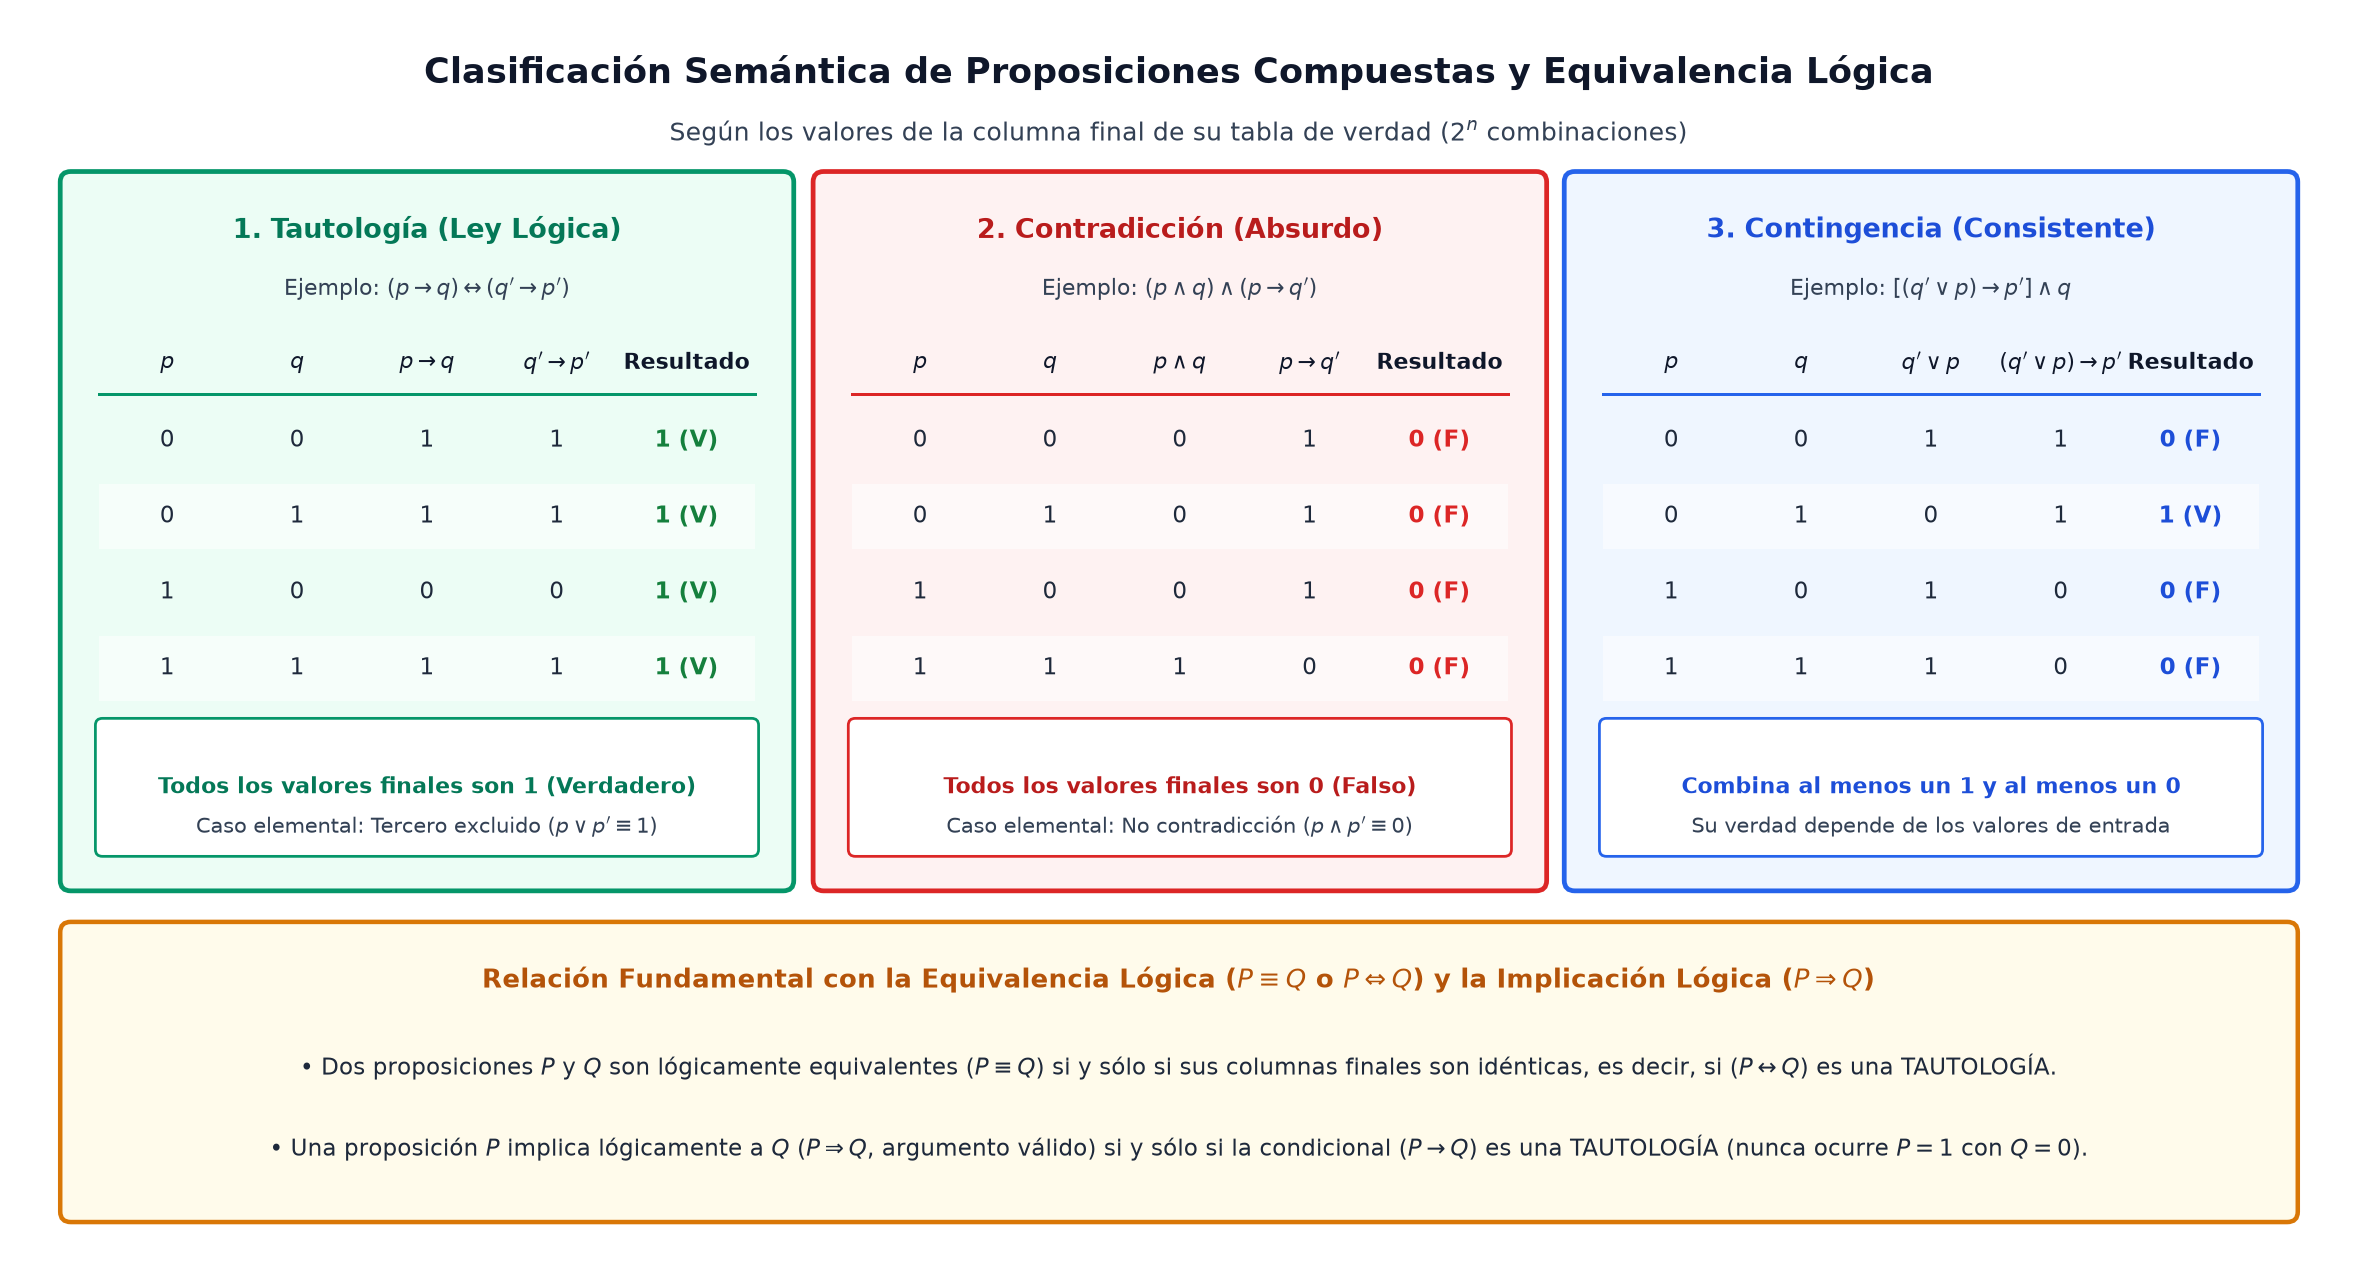

The script that saved this image:
import os
import matplotlib.pyplot as plt
import matplotlib.patches as patches


def draw_panel(ax, x, y, w, h, title, subtitle, headers, rows, footer, bg, border, title_col, badge_col):
    rect = patches.FancyBboxPatch(
        (x, y), w, h,
        boxstyle="round,pad=0.06",
        facecolor=bg, edgecolor=border, linewidth=1.9
    )
    ax.add_patch(rect)

    ax.text(x + w / 2, y + h - 0.28, title, ha='center', va='center', fontsize=10.8, fontweight='bold', color=title_col)
    ax.text(x + w / 2, y + h - 0.62, subtitle, ha='center', va='center', fontsize=8.8, color='#334155')

    # Table header
    n_cols = len(headers)
    col_w = (w - 0.36) / n_cols
    col_x = [x + 0.18 + col_w * (i + 0.5) for i in range(n_cols)]

    header_y = y + h - 1.05
    ax.plot([x + 0.16, x + w - 0.16], [header_y - 0.18, header_y - 0.18], color=border, linewidth=1.2)
    for cx, h_txt in zip(col_x, headers):
        ax.text(cx, header_y, h_txt, ha='center', va='center', fontsize=8.8, fontweight='bold', color='#0f172a')

    # Rows
    start_y = header_y - 0.45
    step_y = 0.44
    for r_i, row in enumerate(rows):
        ry = start_y - r_i * step_y
        if r_i % 2 == 1:
            band = patches.Rectangle((x + 0.16, ry - 0.19), w - 0.32, 0.38, facecolor='#ffffff', alpha=0.55, edgecolor='none')
            ax.add_patch(band)
        for c_i, (cx, val) in enumerate(zip(col_x, row)):
            is_last = (c_i == n_cols - 1)
            col = badge_col if is_last else '#1e293b'
            wt = 'bold' if is_last else 'normal'
            ax.text(cx, ry, val, ha='center', va='center', fontsize=9.2, fontweight=wt, color=col)

    # Footer box
    foot_rect = patches.FancyBboxPatch(
        (x + 0.18, y + 0.18), w - 0.36, 0.72,
        boxstyle="round,pad=0.04",
        facecolor='#ffffff', edgecolor=border, linewidth=1.1
    )
    ax.add_patch(foot_rect)
    ax.text(x + w / 2, y + 0.54, footer[0], ha='center', va='center', fontsize=8.7, fontweight='bold', color=title_col)
    ax.text(x + w / 2, y + 0.31, footer[1], ha='center', va='center', fontsize=8.3, color='#334155')


def main():
    fig, ax = plt.subplots(figsize=(13.2, 7.2), dpi=180)
    ax.set_xlim(0, 13.2)
    ax.set_ylim(0, 7.2)
    ax.axis('off')

    ax.text(
        6.6, 6.88,
        "Clasificación Semántica de Proposiciones Compuestas y Equivalencia Lógica",
        ha='center', va='center', fontsize=13.8, fontweight='bold', color='#0f172a'
    )
    ax.text(
        6.6, 6.53,
        r"Según los valores de la columna final de su tabla de verdad ($2^n$ combinaciones)",
        ha='center', va='center', fontsize=10.2, color='#334155'
    )

    # 1. Tautology
    draw_panel(
        ax, 0.3, 2.2, 4.05, 4.05,
        "1. Tautología (Ley Lógica)",
        r"Ejemplo: $(p \rightarrow q) \leftrightarrow (q' \rightarrow p')$",
        [r"$p$", r"$q$", r"$p \rightarrow q$", r"$q' \rightarrow p'$", "Resultado"],
        [
            ["0", "0", "1", "1", "1 (V)"],
            ["0", "1", "1", "1", "1 (V)"],
            ["1", "0", "0", "0", "1 (V)"],
            ["1", "1", "1", "1", "1 (V)"],
        ],
        [
            "Todos los valores finales son 1 (Verdadero)",
            r"Caso elemental: Tercero excluido $(p \vee p' \equiv 1)$"
        ],
        '#ecfdf5', '#059669', '#047857', '#15803d'
    )

    # 2. Contradiction
    draw_panel(
        ax, 4.58, 2.2, 4.05, 4.05,
        "2. Contradicción (Absurdo)",
        r"Ejemplo: $(p \wedge q) \wedge (p \rightarrow q')$",
        [r"$p$", r"$q$", r"$p \wedge q$", r"$p \rightarrow q'$", "Resultado"],
        [
            ["0", "0", "0", "1", "0 (F)"],
            ["0", "1", "0", "1", "0 (F)"],
            ["1", "0", "0", "1", "0 (F)"],
            ["1", "1", "1", "0", "0 (F)"],
        ],
        [
            "Todos los valores finales son 0 (Falso)",
            r"Caso elemental: No contradicción $(p \wedge p' \equiv 0)$"
        ],
        '#fef2f2', '#dc2626', '#b91c1c', '#dc2626'
    )

    # 3. Contingency
    draw_panel(
        ax, 8.85, 2.2, 4.05, 4.05,
        "3. Contingencia (Consistente)",
        r"Ejemplo: $[(q' \vee p) \rightarrow p'] \wedge q$",
        [r"$p$", r"$q$", r"$q' \vee p$", r"$(q' \vee p)\rightarrow p'$", "Resultado"],
        [
            ["0", "0", "1", "1", "0 (F)"],
            ["0", "1", "0", "1", "1 (V)"],
            ["1", "0", "1", "0", "0 (F)"],
            ["1", "1", "1", "0", "0 (F)"],
        ],
        [
            "Combina al menos un 1 y al menos un 0",
            "Su verdad depende de los valores de entrada"
        ],
        '#eff6ff', '#2563eb', '#1d4ed8', '#1d4ed8'
    )

    # Bottom banner: Logical Equivalence & Implication connection
    bot = patches.FancyBboxPatch(
        (0.3, 0.28), 12.6, 1.62,
        boxstyle="round,pad=0.06",
        facecolor='#fffbeb', edgecolor='#d97706', linewidth=1.8
    )
    ax.add_patch(bot)
    ax.text(
        6.6, 1.62,
        r"Relación Fundamental con la Equivalencia Lógica ($P \equiv Q$ o $P \Leftrightarrow Q$) y la Implicación Lógica ($P \Rightarrow Q$)",
        ha='center', va='center', fontsize=10.6, fontweight='bold', color='#b45309'
    )
    ax.text(
        6.6, 1.12,
        r"• Dos proposiciones $P$ y $Q$ son lógicamente equivalentes ($P \equiv Q$) si y sólo si sus columnas finales son idénticas, es decir, si $(P \leftrightarrow Q)$ es una TAUTOLOGÍA.",
        ha='center', va='center', fontsize=9.3, color='#1e293b'
    )
    ax.text(
        6.6, 0.65,
        r"• Una proposición $P$ implica lógicamente a $Q$ ($P \Rightarrow Q$, argumento válido) si y sólo si la condicional $(P \rightarrow Q)$ es una TAUTOLOGÍA (nunca ocurre $P=1$ con $Q=0$).",
        ha='center', va='center', fontsize=9.3, color='#1e293b'
    )

    plt.tight_layout()
    out_path = os.path.join(os.path.dirname(os.path.abspath(__file__)), "clasificacion-proposiciones-tautologia-contradiccion-contingencia.png")
    plt.savefig(out_path, dpi=180, bbox_inches='tight', facecolor='white')
    plt.close()


if __name__ == "__main__":
    main()
